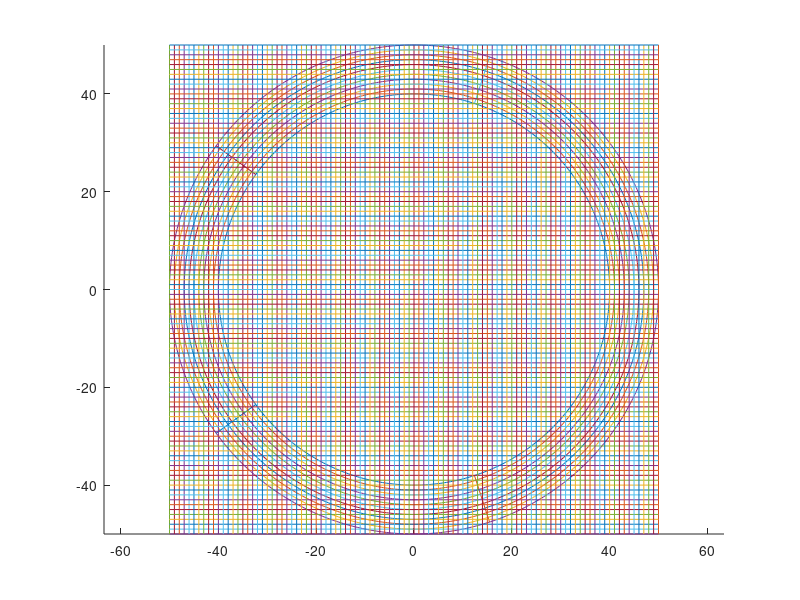

MATLAB code to generate this figure:
ri=40;
ro=50;
N=10;
dr=(ro-ri)/N;
A=5;
da=2*pi/A;
r=[ri:dr:ro];
a=[0:da:2*pi];
q=[0:0.01:2*pi]
z = [-50:1:50]


figure (1);
hold on
axis equal
for i = 1:length(r)
    plot(r(i)*cos(q),r(i)*sin(q));
end

for i = 1:length(a)
    plot([ri ro]*cos(a(i)),[ri ro]*sin(a(i)));
end
for i = 1:length(z)
        plot(z, z(i)*ones(length(z),1));
        plot(z(i)*ones(length(z),1), z);
end


    



